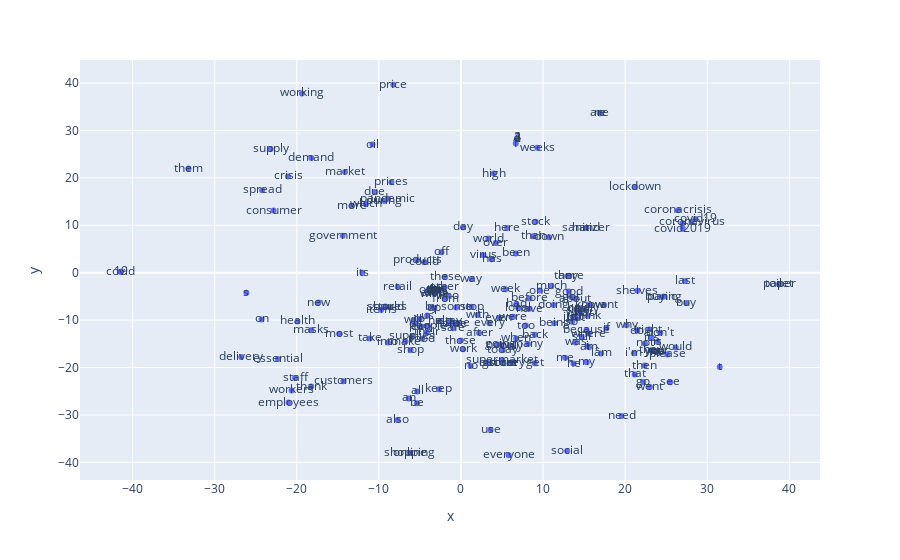

The notebook cell this image was saved under:
### Code cell
# Graficar los embedddings en 2D
import plotly.graph_objects as go
import plotly.express as px

vecs, labels = reduce_dimensions(w2v_model)

MAX_WORDS=200
fig = px.scatter(x=vecs[:MAX_WORDS,0], y=vecs[:MAX_WORDS,1], text=labels[:MAX_WORDS])
fig.show()

### Figure 1 — Plotly figure (JSON) as saved in the notebook; plotly's stock layout.template omitted (floating-point values rounded to 4 significant figures; data arrays with more than 128 entries replaced by an {"elided": "..."} marker saying what was removed)
{"data": [{"hovertemplate": "x=%{x}<br>y=%{y}<br>text=%{text}<extra></extra>", "legendgroup": "", "marker": {"color": "#636efa", "symbol": "circle"}, "mode": "markers+text", "name": "", "orientation": "v", "showlegend": false, "text": {"elided": "200 str values"}, "type": "scatter", "x": {"elided": "200 float values"}, "xaxis": "x", "y": {"elided": "200 float values"}, "yaxis": "y"}], "layout": {"legend": {"tracegroupgap": 0}, "margin": {"t": 60}, "xaxis": {"anchor": "y", "domain": [0, 1], "title": {"text": "x"}}, "yaxis": {"anchor": "x", "domain": [0, 1], "title": {"text": "y"}}}}
